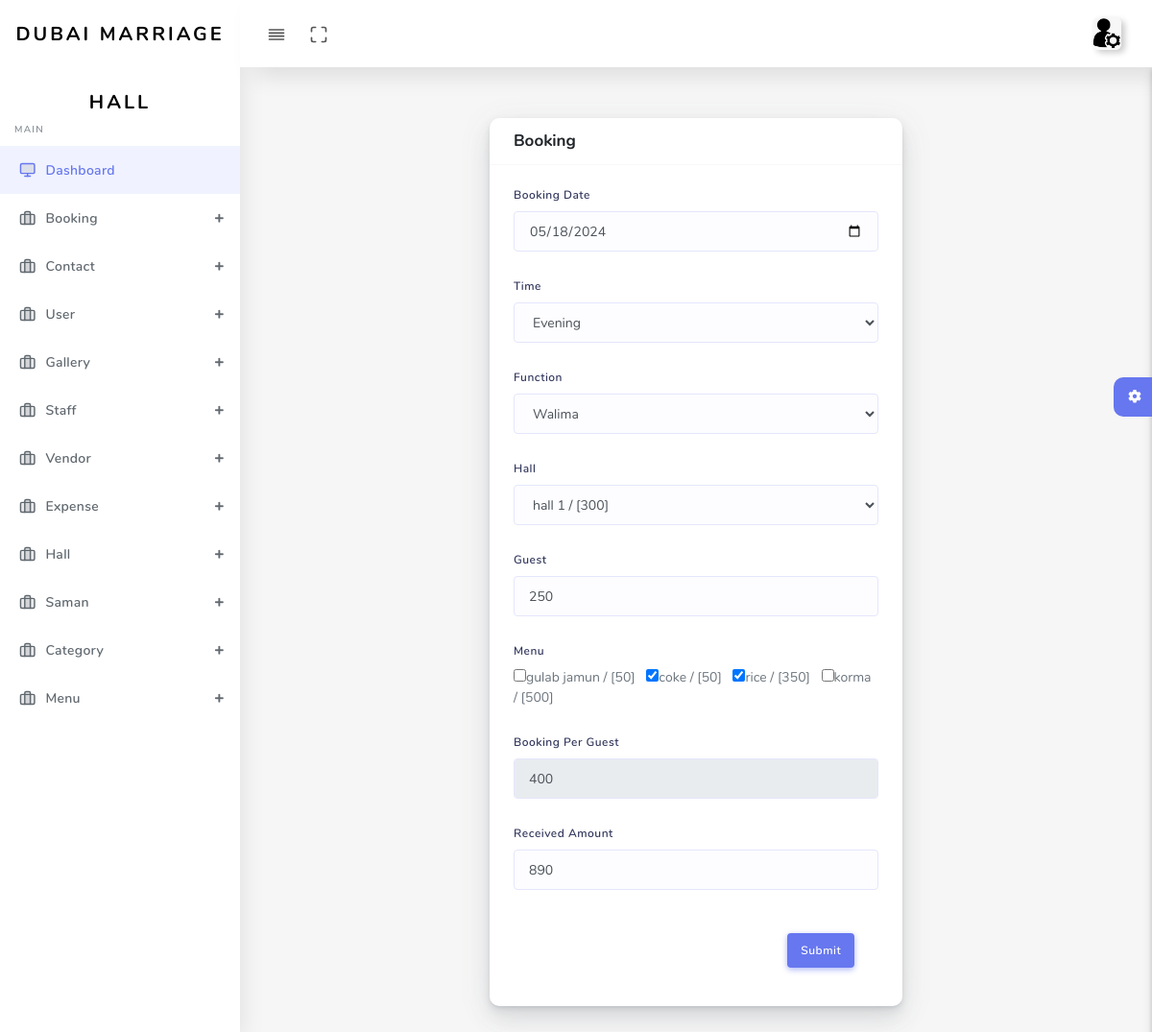
/user/admin/booking_update.php?uid=1 (signed in), run on the app's committed database.
### tables this page shows
CREATE TABLE `booknow` (
  `id` int(50) NOT NULL,
  `user_id` varchar(255) NOT NULL,
  `name` varchar(50) NOT NULL,
  `number` varchar(50) NOT NULL,
  `cnic` varchar(50) NOT NULL,
  `email` varchar(50) NOT NULL,
  `date` varchar(50) NOT NULL,
  `time` varchar(255) NOT NULL,
  `guest` varchar(255) NOT NULL,
  `hall` varchar(255) NOT NULL,
  `menu` varchar(255) NOT NULL,
  `function` varchar(50) NOT NULL,
  `status` varchar(50) NOT NULL,
  `price` varchar(50) NOT NULL,
  `tprice` varchar(255) NOT NULL,
  `advance` varchar(255) NOT NULL,
  `screenshoot` varchar(255) NOT NULL
);

CREATE TABLE `hall` (
  `hid` int(255) NOT NULL,
  `hall` varchar(255) NOT NULL,
  `capacity` varchar(255) NOT NULL,
  `date` varchar(255) NOT NULL
);

CREATE TABLE `menu` (
  `mid` int(255) NOT NULL,
  `cid` varchar(255) NOT NULL,
  `item` varchar(255) NOT NULL,
  `price` varchar(255) NOT NULL,
  `date` varchar(255) NOT NULL
);

### user/admin/booking_update.php (the view, shortened to what this page needs)
<?php
include('include/header.php');
$uid=mysqli_real_escape_string($conn,$_GET['uid']);
?>
  <div id="app">
    <div class="main-wrapper main-wrapper-1">
      <div class="navbar-bg"></div>
        <?php
        include('include/nav.php');
        include('include/aside.php');
        ?>
      <div class="main-content">
        <section class="section">
          <div class="section-body">
          <?php
      $sql = "SELECT * FROM booknow WHERE `id`='$uid'";
            $run = mysqli_query($conn, $sql);
            while ($row = mysqli_fetch_array($run)) {
            ?>
            <div class="row">
            <div class=" col-md-3 col-lg-3">
            </div>
              <div class="col-12 col-md-6 col-lg-6">
                <div class="card">
                <form method="post" enctype="multipart/form-data">
                    <div class="card-header">
                      <h4>Booking</h4>
                    </div>
                    <div class="card-body">
                    <div class="form-group">
                        <?php
                        $date=date('Y-m-d');
                        ?>
                        <label for="inputbookingdate" class="form-label">Booking Date</label>
                        <input type="date" class="form-control" id="inputbookingdate" required min="<?php echo $date ?>" value="<?php echo $row['date']; ?>" name="bookingdate">
                    </div>
                    <div class="form-group">
                        <label for="inputfunction" class="form-label">Time</label>
                        <select id="inputfunction" class="form-control"name="time" required>
                            <option value="evening" <?php echo $row['time']=="evening" ? "selected" : ""; ?>>Evening</option>
                        </select>
                    </div>
                    <div class="form-group">
                        <label>Function</label>
                        <select name="function"  class="form-control" required>
                            <option value="Walima" <?php echo $row['function']=="Walima" ? "selected" : ""; ?>>Walima</option>
                        </select>
                    </div>
                    <div class="form-group">
                        <label for="inputfunction" class="form-label">Hall</label>
                        <select class="form-control" name="hall" id="halls" required value="Function">
                            <?php
                                $s="SELECT * FROM hall";
                                $r=mysqli_query($conn,$s);
                                while($fets=mysqli_fetch_array($r)){
                            ?>
                            <option value="<?php echo $fets['hid'];?>" data-capacity="<?php echo $fets['capacity']; ?>" <?php echo $row['hall']==$fets['hid'] ? "selected" : ""; ?>><?php echo $fets['hall'];  ?> / [<?php echo $fets['capacity'];  ?>]</option>
                            <?php
                                }
                            ?>
                        </select>
                    </div>
                    <div class="form-group">
                        <label for="inputnumber" class="form-label"> Guest</label>
                        <input type="number" class="form-control" id="guest" max="" required placeholder="Guests" value="<?php echo $row['guest'];?>" name="guest">
                    </div>
                    <div class="form-group">
                        <label for="menu" class="form-label">Menu</label><br>
                        <?php
                            $s = "SELECT * FROM menu";
                            $r = mysqli_query($conn, $s);
                            $selectedMenus = explode(",", $row['menu']);
                            while($fets = mysqli_fetch_array($r)){
                        ?>
                            <input type="checkbox" name="menu[]" value="<?php echo $fets['mid'];?>" data-price="<?php echo $fets['price']; ?>" <?php echo in_array($fets['mid'], $selectedMenus) ? "checked":"";?> class="menu-checkbox"><span class="ms-3 mr-2"><?php echo $fets['item'];  ?>  / [<?php echo $fets['price'];  ?>] </span>
                        <?php
                            }
                        ?>
                    </div>
                    <div class="form-group">
                    <label for="price" class="form-label">Booking Per Guest</label>
                    <input type="text" class="form-control" id="a" required name="price" value="<?php echo $row['price']; ?>" readonly="">
                    </div>
                    <div class="form-group">
                        <label for="advance" class="form-label"> Received Amount</label>
                        <input type="number" class="form-control" id="advance" required placeholder="Advance" value="<?php echo $row['advance']; ?>" name="advance" onchange="change_due_amount()">
                    </div>
                    <div class="card-footer text-right">
                    <input type="submit" name="update_booking" class="btn btn-primary" value="Submit">
                    </div>
                  </form>
                </div>
              </div>
            </div>
            <?php
            }
        ?>
          </div>
        </section>
        <div class="settingSidebar">
          <a href="javascript:void(0)" class="settingPanelToggle"> <i class="fa fa-spin fa-cog"></i>
          </a>
        </div>
      </div>
    </div>
  </div>
  <?php
include('include/footer.php');
?>

### data on the page
booknow: bookingdate "05/18/2024", time "Evening", function "Walima", hall "hall 1 / [300]", guest "250", menu "☑", price "400", advance "890"
menu: item "gulab jamun", price "50"
menu: item "coke", price "50"
menu: item "rice", price "350"
menu: item "korma", price "500"
